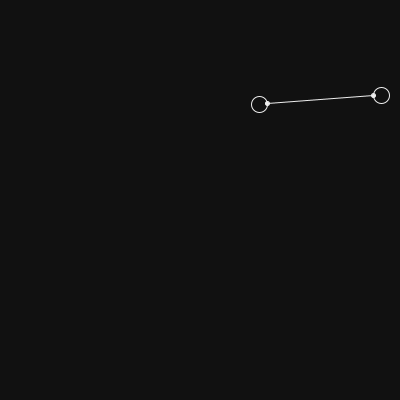
Frame 1 (no input)
Frame 60 (the mouse pressed at the canvas centre just before this capture): identical to frame 1, image omitted
Frame 120 (the mouse held since frame 60 and released just before this capture): identical to frame 1, image omitted

The Processing sketch that drew this single still picture (run headless with seeded random() and noise(); from frame 60 on, the mouse is pressed at the canvas centre):

// Processing sketch: play_1
// ── play_1.pde

color bgColor = #111111;
color strokeColor = #eeeeee;
color fillColor = strokeColor;
float radius = 8;
Point lastPoint;

void setup () {
	size(400,400);
	stroke(255);

	background(bgColor);

	drawCircles(getRandomPoint());
}

void drawCircles (Point p2) {
	
	Point p1 = lastPoint;
	if(p1 == null) {
		p1 = getRandomPoint();
	}

	stroke(strokeColor);
	noFill();
	drawCircle(p1, radius);
	drawCircle(p2, radius);


	Point p1c = getPointOnCircleAlongLine(p1, radius, p2);
	Point p2c = getPointOnCircleAlongLine(p2, radius, p1);

	line(p1c.x, p1c.y, p2c.x, p2c.y);

	fill(fillColor);
	drawCircle(p1c, 2);
	drawCircle(p2c, 2);

	lastPoint = p2;
}

void mousePressed () {
	drawCircles(new Point(mouseX, mouseY));
}

void keyPressed () {
	if (key == 'x') {
		background(bgColor);
	}
}

void draw (){

}

/********** Utils **************/

void drawCircle(Point p, float radius) {
	ellipse(p.x, p.y, radius * 2, radius * 2);
}

/********** Point ***************/

Point getRandomPoint() {
	return new Point(random(width + 1), random(height + 1));
}

class Point {

	float x = 0.0;
	float y = 0.0;

	Point (float x, float y) {
		this.x = x;
		this.y = y;
	}

	Point () {
	}
}

class Bounds {

	float x = 0.0;
	float y = 0.0;
	float width = 0.0;
	float height = 0.0;
	Bounds (float x, float y, float width, float height) {
		this.x = x;
		this.y = y;
		this.width = width;
		this.height = height;
	}

}

/************* Math Utils *************/

float getDistanceBetweenPoints (Point p1, Point p2) {
	float _x = p2.x - p1.x;
	float _y = p2.y - p1.y;

	return sqrt(_x * _x + _y * _y);
}

float getAngleOfLine (Point p1, Point p2) {
	float dy = p2.y - p1.y;
	float dx = p2.x - p1.x;

	return atan2(dy,dx);
}

Point getPointOnCircleAlongLine (Point centerPoint1, float radius1, Point centerPoint2) {
	float angle = getAngleOfLine(centerPoint1, centerPoint2);

	Point p3 = new Point();
	p3.x = cos(angle) * radius1;
	p3.y = sin(angle) * radius1;

	p3.x = p3.x + centerPoint1.x;
	p3.y = p3.y + centerPoint1.y;

	return p3;
}
